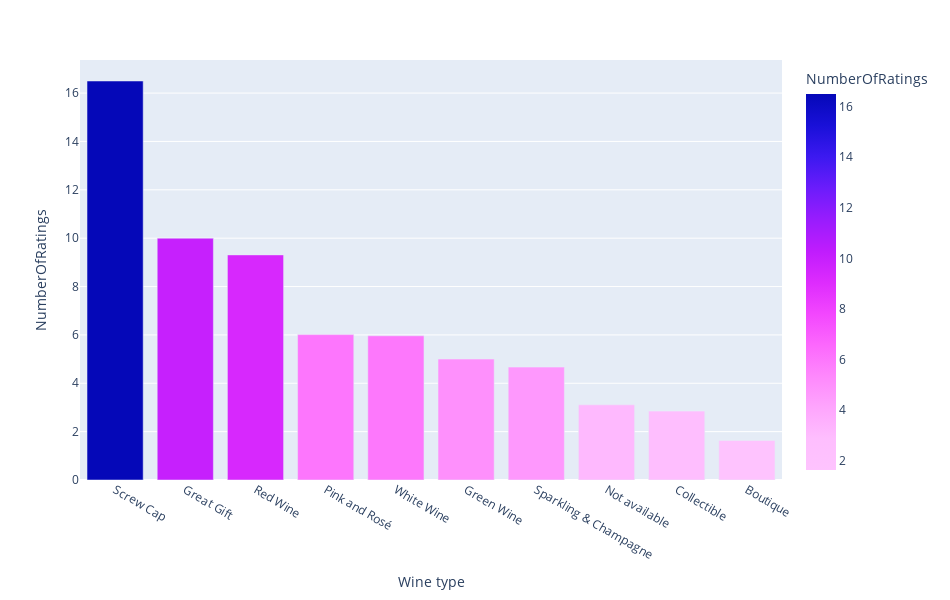

The notebook cell this image was saved under:
### Markdown cell above
### What is the distribution of the reviews?

### Code cell
most_by('Wine type', 'NumberOfRatings')

### Figure 1 — Plotly figure (JSON) as saved in the notebook; plotly's stock layout.template omitted (floating-point values rounded to 4 significant figures)
{"data": [{"alignmentgroup": "True", "hovertemplate": "Wine type=%{x}<br>NumberOfRatings=%{marker.color}<extra></extra>", "legendgroup": "", "marker": {"color": [16.5, 10, 9.309, 6.012, 5.963, 5, 4.668, 3.11, 2.848, 1.636], "coloraxis": "coloraxis", "pattern": {"shape": ""}}, "name": "", "offsetgroup": "", "orientation": "v", "showlegend": false, "textposition": "auto", "type": "bar", "x": ["Screw Cap", "Great Gift", "Red Wine", "Pink and Rosé", "White Wine", "Green Wine", "Sparkling & Champagne", "Not available", "Collectible", "Boutique"], "xaxis": "x", "y": [16.5, 10, 9.309, 6.012, 5.963, 5, 4.668, 3.11, 2.848, 1.636], "yaxis": "y"}], "layout": {"autosize": false, "barmode": "group", "coloraxis": {"colorbar": {"title": {"text": "NumberOfRatings"}}, "colorscale": [[0, "#fec3fe"], [0.08333, "#febefe"], [0.1667, "#fea5fd"], [0.25, "#fe88fc"], [0.3333, "#fc67fd"], [0.4167, "#f246fe"], [0.5, "#dd2bfd"], [0.5833, "#bf1cfd"], [0.6667, "#981cfd"], [0.75, "#6b1cfb"], [0.8333, "#3c19f0"], [0.9167, "#1910d8"], [1, "#0508b8"]]}, "height": 600, "legend": {"tracegroupgap": 0}, "margin": {"t": 60}, "width": 950, "xaxis": {"anchor": "y", "domain": [0, 1], "title": {"text": "Wine type"}}, "yaxis": {"anchor": "x", "domain": [0, 1], "title": {"text": "NumberOfRatings"}}}}
